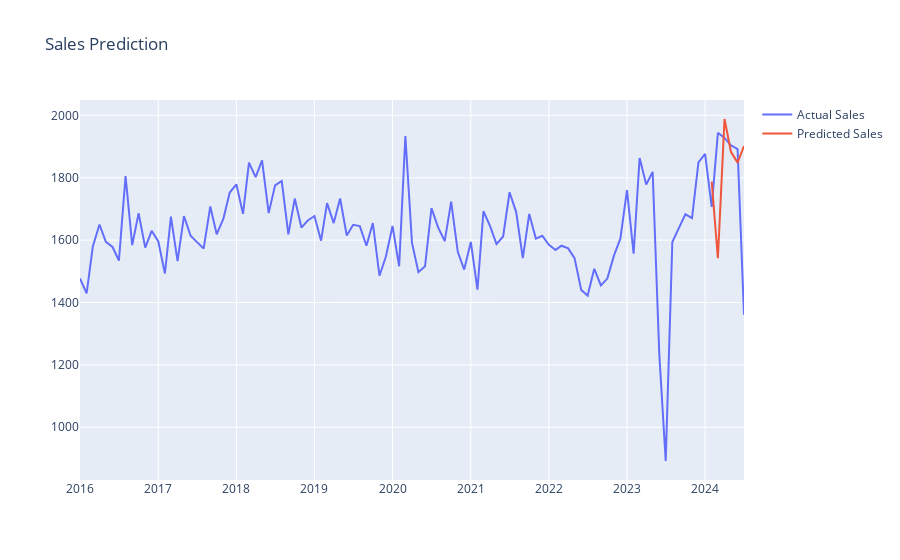

The notebook cell saved with this chart:
### Code cell
# Merge con los datos de ventas reales
df_sales_pred = pd.merge(df_sales, df_result, on='Fecha', how='left')

# Crear los datos de la gráfica
plot_data = [
    go.Scatter(
        x=df_sales_pred['Fecha'],
        y=df_sales_pred['cantidad_frac_x']/28,
        name='Actual Sales'
    ),
    go.Scatter(
        x=df_sales_pred['Fecha'],
        y=df_sales_pred['cantidad_frac_y']/28,
        name='Predicted Sales'
    )
]

# Definir el layout de la gráfica
plot_layout = go.Layout(
    title='Sales Prediction'
)

# Crear la figura
fig = go.Figure(data=plot_data, layout=plot_layout)

# Mostrar la gráfica en el notebook
iplot(fig)
